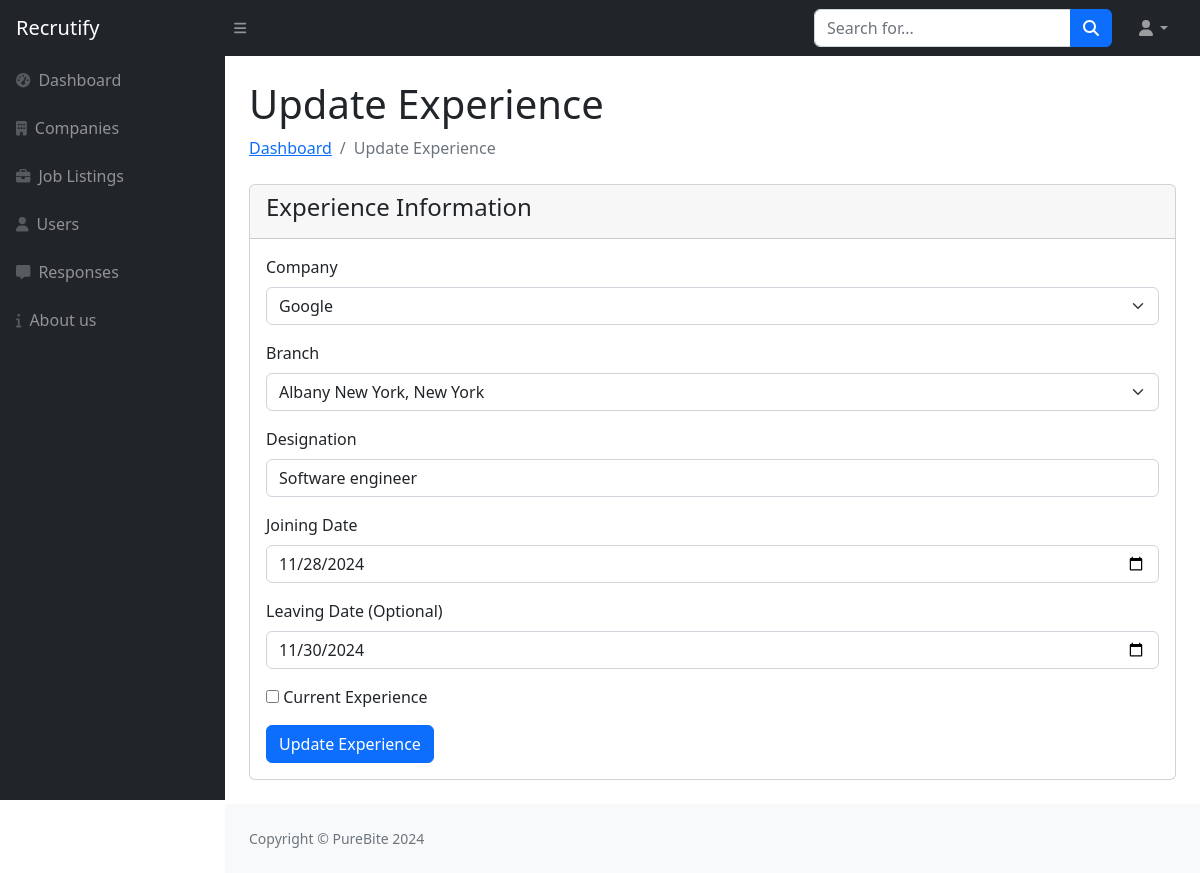
Page /admin/update-experience.php?experience_id=3 on the committed database.
### tables this page shows
CREATE TABLE `experience_tbl` (
  `Experience_Id` int NOT NULL,
  `User_Id` int NOT NULL,
  `Is_Current` tinyint(1) NOT NULL DEFAULT '0',
  `Company_Id` int NOT NULL,
  `Branch_Id` int NOT NULL,
  `Designation` varchar(500) NOT NULL,
  `Joining_Date` date NOT NULL,
  `Leaving_Date` date DEFAULT NULL
);

### admin/update-experience.php (the view, shortened to what this page needs)
<?php
include("sidebar.php");
if (isset($_GET['experience_id'])) {
    $experience_id = $_GET['experience_id'];
    $query = "SELECT * FROM experience_tbl WHERE Experience_Id = '$experience_id'";
    $result = mysqli_query($con, $query);
    if ($result) {
        $experience = mysqli_fetch_assoc($result);
    }
}
?>
<div id="layoutSidenav_content">
    <div class="container-fluid px-4">
        <h1 class="mt-4">Update Experience</h1>
        <ol class="breadcrumb mb-4">
            <li class="breadcrumb-item"><a href="index.php">Dashboard</a></li>
            <li class="breadcrumb-item active">Update Experience</li>
        </ol>
        <div class="card mb-4">
            <div class="card-header">
                <h4>Experience Information</h4>
            </div>
            <div class="card-body">
                <form method="POST" action="">
                    <div class="mb-3">
                        <label for="company_id" class="form-label">Company</label>
                        <select id="company_id" name="company_id" class="form-select" required>
                            <?php
                                $company_query = "SELECT Company_Id, Name FROM company_tbl";
                                $company_result = mysqli_query($con, $company_query);
                                while ($company = mysqli_fetch_assoc($company_result)) {
                                    $selected = ($company['Company_Id'] == $experience['Company_Id']) ? 'selected' : '';
                                    echo "<option value='{$company['Company_Id']}' $selected>{$company['Name']}</option>";
                                }
                            ?>
                        </select>
                    </div>
                    <div class="mb-3">
                        <label for="branch_id" class="form-label">Branch</label>
                        <select id="branch_id" name="branch_id" class="form-select" required>
                                <?php
                                    $query = "SELECT Branch_Id, CONCAT(Address,' ', City,', ', State) AS Address FROM branch_tbl where Company_Id=" . $experience["Company_Id"];
                                    $data = mysqli_query($con, $query);
                                    if ($data && mysqli_num_rows($data) > 0) {
                                        while ($row = mysqli_fetch_assoc($data)) {
                                            echo '<option value="' . $row['Branch_Id'] . '" ' . ($experience['Branch_Id']==$row['Branch_Id']?'selected ':'') . ' >' . $row['Address'] . '</option>';
                                        }
                                    }
                                ?>
                        </select>
                    </div>
                    <div class="mb-3">
                        <label for="designation" class="form-label">Designation</label>
                        <input type="text" class="form-control" id="designation" name="designation" value="<?= $experience['Designation'] ?>" required>
                    </div>
                    <div class="mb-3">
                        <label for="joining_date" class="form-label">Joining Date</label>
                        <input type="date" class="form-control" id="joining_date" name="joining_date" value="<?= $experience['Joining_Date'] ?>" required>
                    </div>
                    <div class="mb-3">
                        <label for="leaving_date" class="form-label">Leaving Date (Optional)</label>
                        <input type="date" class="form-control" id="leaving_date" name="leaving_date" value="<?= $experience['Leaving_Date'] ?>">
                    </div>
                    <div class="mb-3">
                        <input type="checkbox" id="is_current" name="is_current" value="1" <?= $experience['Is_Current'] == 1 ? 'checked' : '' ?>>
                        <label for="is_current">Current Experience</label>
                    </div>
                    <button type="submit" name="submit" class="btn btn-primary">Update Experience</button>
                </form>
            </div>
        </div>
    </div>
    <?php include("footer.php"); ?>

### rows in the picture
experience_tbl: branch_id "Albany New York, New York", designation "Software engineer", joining_date "11/28/2024", leaving_date "11/30/2024"

### other values in the picture
form field company_id "Google"
